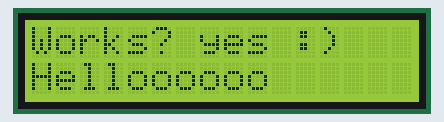
Bench run of a sketch on a simulated Arduino Uno, built with avr-gcc and run on an emulated ATmega328P. On the bench: 16×2 character LCD.

Above: at 0.1 s.
At 3.1 s:
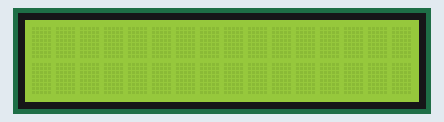

Measured:
- what the display in image 1 shows lasts 1.0 s, from 3.1 s to 4.1 s

The sketch:

LCD_screen.ino
```cpp
#include <LiquidCrystal_I2C.h>
LiquidCrystal_I2C lcd(0x20, 16, 2);
void setup(){
  lcd.init();
  lcd.backlight();
}
void loop(){
  lcd.setCursor(0, 0);
  lcd.print("Works? yes :)");
  lcd.setCursor(0, 1);
  lcd.print("Helloooooo");
  delay(3000);
  lcd.clear();
  delay(1000);
}
```
